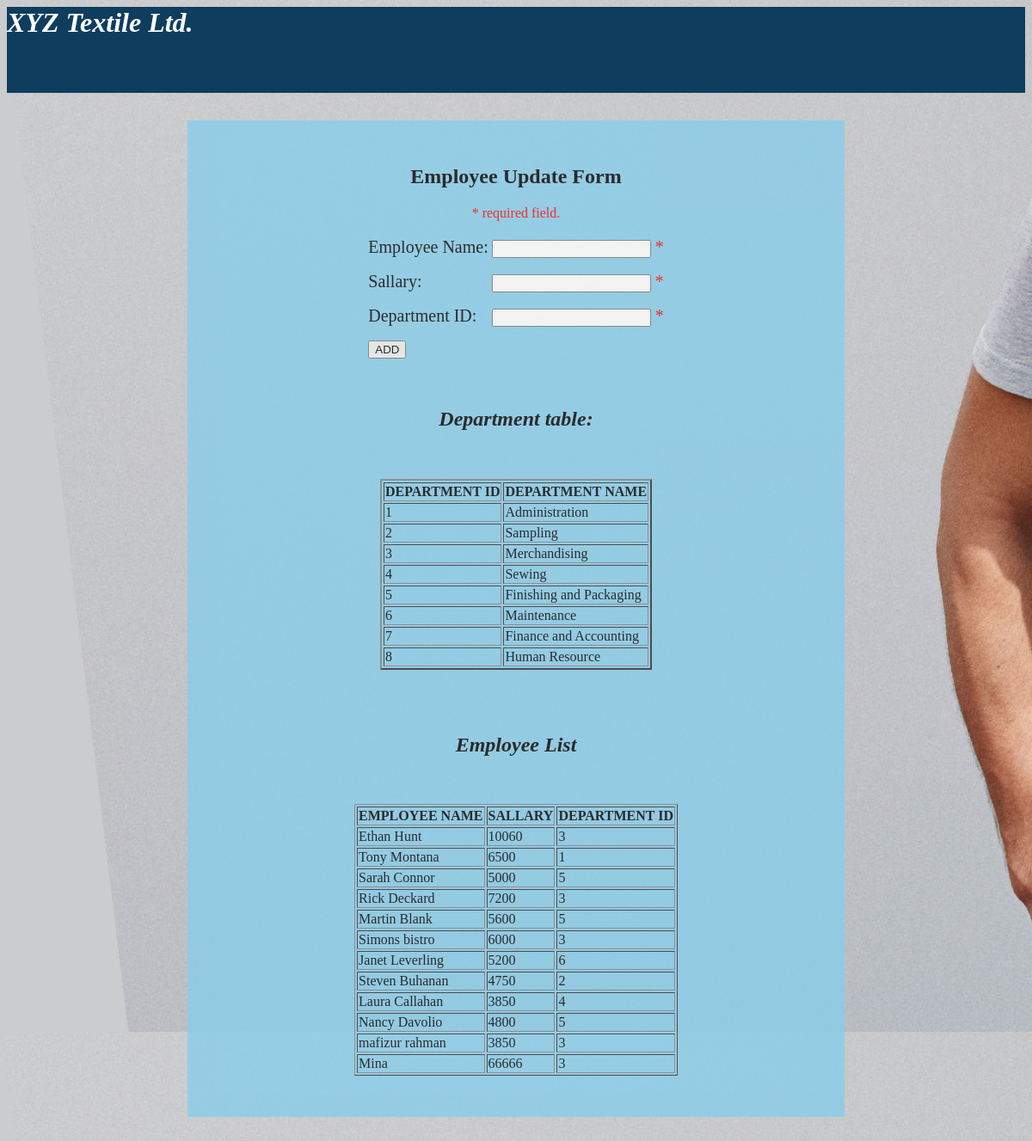
/update/upemp.php, run on the app's committed database.
### tables this page shows
CREATE TABLE `department` (
  `dept_id` int(11) NOT NULL,
  `dept_name` varchar(50) NOT NULL,
  `messageman` text NOT NULL
);

CREATE TABLE `employee` (
  `emp_id` int(11) NOT NULL,
  `emp_name` varchar(150) NOT NULL,
  `password` varchar(25) NOT NULL,
  `sallary` int(11) NOT NULL,
  `dept_id` int(11) NOT NULL
);

### update/upemp.php (the view, shortened to what this page needs)
<?php
$nameerr=$salerr=$iderr="";
?>
<html>
   <head>
   </head>
<body style="background-image: url(img.jpg)">
	<div class="header">
		<marquee behavior="scroll" direction="left"><h1><i>XYZ Textile Ltd.</i></h1></marquee>
	</div>
	<center>
	<div class="container">
	<h2 >Employee Update Form</h2>
	<p><span class = "error">* required field.</span></p>
	<form action ="#" method="POST">
		<table style="font-size:20px">
			<tr>
				<td>Employee Name:</td>
				<td><input type="text" name="name">
				<span class = "error">* <?php echo $nameerr;?></span>
			</td>
			</tr>
			<tr>
				<td>Sallary:</td>
				<td><input type="text" name="salary">
				<span class = "error">* <?php echo $salerr;?></span></td>
			</tr>
			<tr>
				<td>Department ID:</td>
				<td><input type="number" name="id">
				<span class = "error">* <?php echo $iderr;?></span></td>
			</tr>
			<tr>
	<td><input type="submit" name="submit" value="ADD"></td></tr>
</table>
			<p><br>
				<center><h2><i>Department table:</i></h2>
<?php
$conn=mysqli_connect("localhost","root","","company");
$sql="SELECT * FROM department";
$result= mysqli_query($conn,$sql);
if(mysqli_num_rows($result)>0){
	echo "<table border='2'>";
	echo "<tr><th>DEPARTMENT ID</th>
	      <th>DEPARTMENT NAME</th>
	      </tr>";
	      while($row=mysqli_fetch_assoc($result)){
	      	echo "<tr>";
	      	echo "<td>". $row['dept_id']."</td>";
	      	 echo "<td>". $row['dept_name']."</td>";
	      	 echo "</tr>";
	      }
	      echo "</table>";
}
     else{
        echo "No records matching your query were found.";
    }
    echo"<br><br><br>";
 $sql1="SELECT * FROM employee";
$result1= mysqli_query($conn,$sql1);
echo "<center>";
echo "<h2><i> Employee List </i></h2>";
if(mysqli_num_rows($result1)>0){
	echo "<table border='1'>";
	echo "<tr><th>EMPLOYEE NAME</th>
	      <th>SALLARY</th>
	      <th>DEPARTMENT ID</th>
	      </tr>";
	      while($row=mysqli_fetch_assoc($result1)){
	      	echo "<tr>";
	      	echo "<td>". $row['emp_name']."</td>";
	      	 echo "<td>". $row['sallary']."</td>";
	      	 echo "<td>". $row['dept_id']."</td>";
	      	 echo "</tr>";
	      }
	      echo "</table>";
	      echo "</center>";
}
     else{
        echo "No records matching your query were found.";
    }
?>
</center>
</p>
</form>
</div>
</center>
</body>
</html>

### update/upemp.php (style rules this page uses)
.header { background-color: #0E3D5E; color:white; height:100px; }
.container { border:0px solid black; width:700px; margin:2rem auto; padding:2rem; background: white; background-color: skyblue; opacity : .78; }
.error { color: #FF0000; }

### data on the page
department: dept_id "1", dept_name "Administration"
department: dept_id "2", dept_name "Sampling"
department: dept_id "3", dept_name "Merchandising"
department: dept_id "4", dept_name "Sewing"
department: dept_id "5", dept_name "Finishing and Packaging"
department: dept_id "6", dept_name "Maintenance"
department: dept_id "7", dept_name "Finance and Accounting"
department: dept_id "8", dept_name "Human Resource"
employee: emp_name "Ethan Hunt", sallary "10060", dept "3"
employee: emp_name "Tony Montana", sallary "6500", dept "1"
employee: emp_name "Sarah Connor", sallary "5000", dept "5"
employee: emp_name "Rick Deckard", sallary "7200", dept "3"
employee: emp_name "Martin Blank", sallary "5600", dept "5"
employee: emp_name "Simons bistro", sallary "6000", dept "3"
employee: emp_name "Janet Leverling", sallary "5200", dept "6"
employee: emp_name "Steven Buhanan", sallary "4750", dept "2"
employee: emp_name "Laura Callahan", sallary "3850", dept "4"
employee: emp_name "Nancy Davolio", sallary "4800", dept "5"
employee: emp_name "mafizur rahman", sallary "3850", dept "3"
employee: emp_name "Mina", sallary "66666", dept "3"
